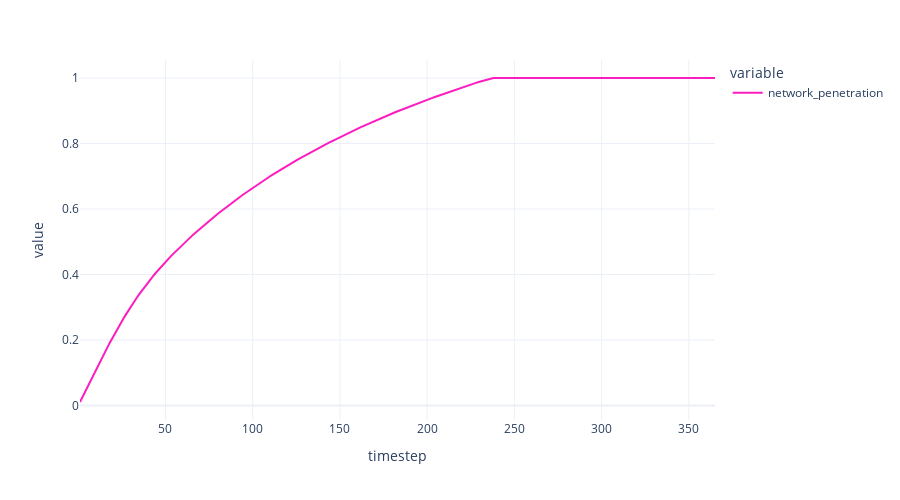

Notebook code for this chart:
### Code cell
fig = px.line(
    df_1,
    x='timestep',
    y=['network_penetration'],
    height=500
)

fig.show()

### Figure 1 — Plotly figure (JSON) as saved in the notebook; plotly's stock layout.template omitted (floating-point values rounded to 4 significant figures; data arrays with more than 128 entries replaced by an {"elided": "..."} marker saying what was removed)
{"data": [{"hovertemplate": "variable=network_penetration<br>timestep=%{x}<br>value=%{y}<extra></extra>", "legendgroup": "network_penetration", "line": {"color": "#FC1CBF", "dash": "solid"}, "mode": "lines", "name": "network_penetration", "orientation": "v", "showlegend": true, "type": "scatter", "x": {"elided": "365 int values"}, "xaxis": "x", "y": {"elided": "365 float values"}, "yaxis": "y"}], "layout": {"height": 500, "legend": {"title": {"text": "variable"}, "tracegroupgap": 0}, "margin": {"t": 60}, "xaxis": {"anchor": "y", "domain": [0, 1], "title": {"text": "timestep"}}, "yaxis": {"anchor": "x", "domain": [0, 1], "title": {"text": "value"}}}}
